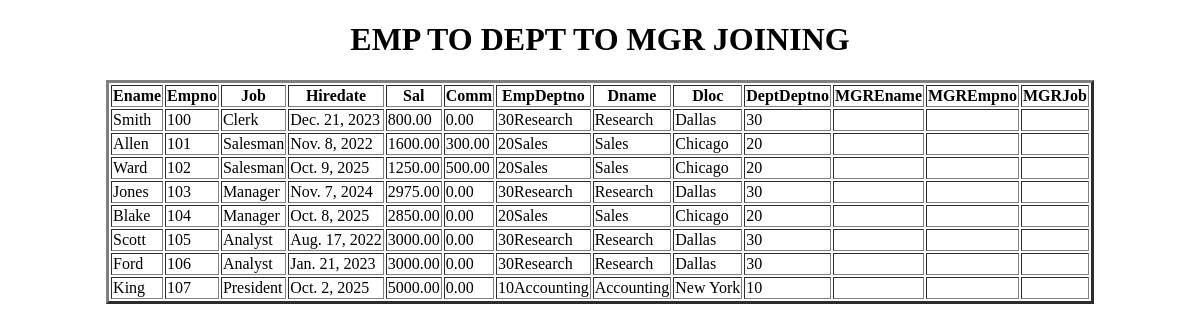
Page /empdeptmgr/ on the earlier database version.
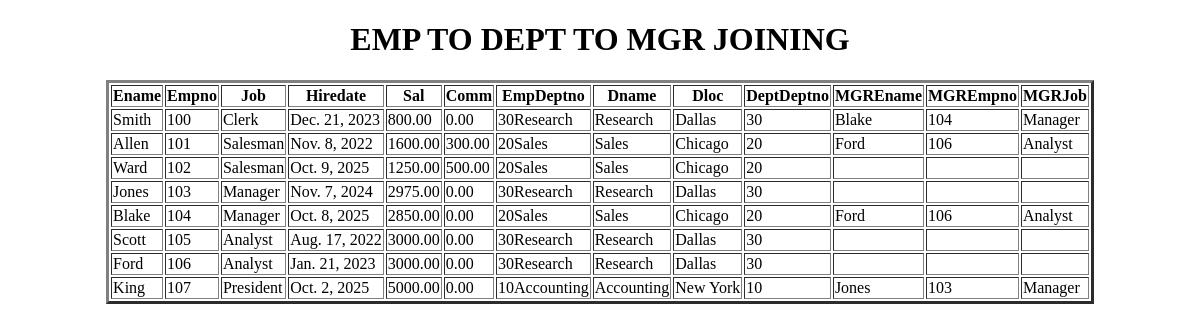
Same page on the later database version.
### app/models.py (models this page shows, shortened)
class Emp(models.Model):
    empno=models.IntegerField(primary_key=True)
    ename=models.CharField(max_length=10)
    job=models.CharField(max_length=10)
    mgr=models.ForeignKey('self', on_delete=models.SET_NULL, null=True, blank=True)
    hiredate=models.DateField(null=False)
    sal=models.DecimalField(max_digits=10, decimal_places=2)
    comm=models.DecimalField(max_digits=10, decimal_places=2, null=True)
    dept_no=models.ForeignKey(Dept,on_delete=models.CASCADE)

class Dept(models.Model):
    dept_no=models.IntegerField(primary_key=True)
    dname=models.CharField(max_length=20, unique=True)
    loc=models.CharField(max_length=20)
    def __str__(self):
        return str(self.dept_no)+self.dname

### app/views.py (the view)
# urls.py: path('empdeptmgr/',empdeptmgr,name='empdeptmgr'),
def empdeptmgr(request):
    QLEDMO=Emp.objects.all().select_related('dept_no','mgr')
    d={'QLEDMO':QLEDMO}
    return render(request,'empdeptmgr.html',d)

### templates/empdeptmgr.html (shortened to what this page needs)
<!DOCTYPE html>
<html lang="en">
<head>
</head>
<body>
    <center>
        <h1>EMP TO DEPT TO MGR JOINING</h1>
        <table border="3px">
            <tr>
                <th>Ename</th>
                <th>Empno</th>
                <th>Job</th>
                <th>Hiredate</th>
                <th>Sal</th>
                <th>Comm</th>
                <th>EmpDeptno</th>
                <th>Dname</th>
                <th>Dloc</th>
                <th>DeptDeptno</th>
                <th>MGREname</th>
                <th>MGREmpno</th>
                <th>MGRJob</th>
            </tr>
            {% for EDMO in QLEDMO %}
            <tr>
                <td>{{EDMO.ename}}</td>
                <td>{{EDMO.empno}}</td>
                <td>{{EDMO.job}}</td>
                <td>{{EDMO.hiredate}}</td>
                <td>{{EDMO.sal}}</td>
                <td>{{EDMO.comm}}</td>
                <td>{{EDMO.dept_no}}</td>
                <td>{{EDMO.dept_no.dname}}</td>
                <td>{{EDMO.dept_no.loc}}</td>
                <td>{{EDMO.dept_no.dept_no}}</td>
                <td>{{EDMO.mgr.ename}}</td>
                <td>{{EDMO.mgr.empno}}</td>
                <td>{{EDMO.mgr.job}}</td>
            </tr>
            {% endfor %}
        </table>
    </center>
</body>
</html>

Differences in the rows shown:
changed Emp "Smith": mgr.ename (not shown) → "Blake"; mgr.empno (not shown) → "104"; mgr.job (not shown) → "Manager"
changed Emp "Allen": mgr.ename (not shown) → "Ford"; mgr.empno (not shown) → "106"; mgr.job (not shown) → "Analyst"
changed Emp "Oct. 8, 2025": mgr.ename (not shown) → "Ford"; mgr.empno (not shown) → "106"; mgr.job (not shown) → "Analyst"
changed Emp "King": mgr.ename (not shown) → "Jones"; mgr.empno (not shown) → "103"; mgr.job (not shown) → "Manager"
